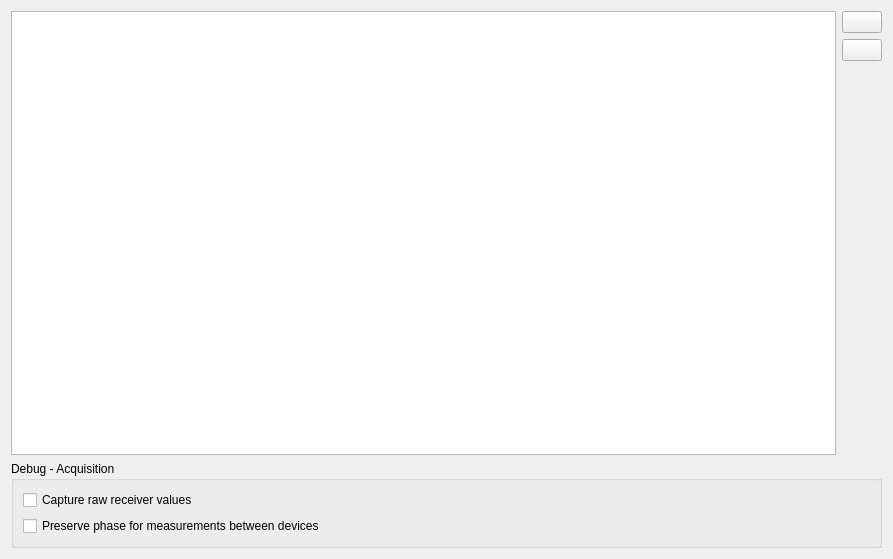
<?xml version="1.0" encoding="UTF-8"?>
<ui version="4.0">
 <class>CompoundDriverSettingsWidget</class>
 <widget class="QWidget" name="CompoundDriverSettingsWidget">
  <property name="geometry">
   <rect>
    <x>0</x>
    <y>0</y>
    <width>893</width>
    <height>559</height>
   </rect>
  </property>
  <property name="windowTitle">
   <string>CompoundDriverSettingsWidget</string>
  </property>
  <layout class="QVBoxLayout" name="verticalLayout">
   <item>
    <layout class="QHBoxLayout" name="horizontalLayout_13">
     <item>
      <widget class="QListWidget" name="compoundList"/>
     </item>
     <item>
      <layout class="QVBoxLayout" name="verticalLayout_19">
       <item>
        <widget class="QPushButton" name="compoundAdd">
         <property name="text">
          <string/>
         </property>
         <property name="icon">
          <iconset theme="list-add" resource="../../../icons.qrc">
           <normaloff>:/icons/add.svg</normaloff>
           <normalon>:/icons/add.svg</normalon>:/icons/add.svg</iconset>
         </property>
        </widget>
       </item>
       <item>
        <widget class="QPushButton" name="compoundDelete">
         <property name="text">
          <string/>
         </property>
         <property name="icon">
          <iconset theme="list-remove" resource="../../../icons.qrc">
           <normaloff>:/icons/remove.svg</normaloff>
           <normalon>:/icons/remove.svg</normalon>:/icons/remove.svg</iconset>
         </property>
        </widget>
       </item>
       <item>
        <spacer name="verticalSpacer_8">
         <property name="orientation">
          <enum>Qt::Vertical</enum>
         </property>
         <property name="sizeHint" stdset="0">
          <size>
           <width>20</width>
           <height>40</height>
          </size>
         </property>
        </spacer>
       </item>
      </layout>
     </item>
    </layout>
   </item>
   <item>
    <widget class="QGroupBox" name="groupBox_25">
     <property name="title">
      <string>Debug - Acquisition</string>
     </property>
     <layout class="QVBoxLayout" name="verticalLayout_32">
      <item>
       <widget class="QCheckBox" name="CaptureRawReceiverValues">
        <property name="text">
         <string>Capture raw receiver values</string>
        </property>
       </widget>
      </item>
      <item>
       <widget class="QCheckBox" name="PreservePhase">
        <property name="text">
         <string>Preserve phase for measurements between devices</string>
        </property>
       </widget>
      </item>
     </layout>
    </widget>
   </item>
  </layout>
 </widget>
 <resources>
  <include location="../../../icons.qrc"/>
 </resources>
 <connections/>
</ui>
